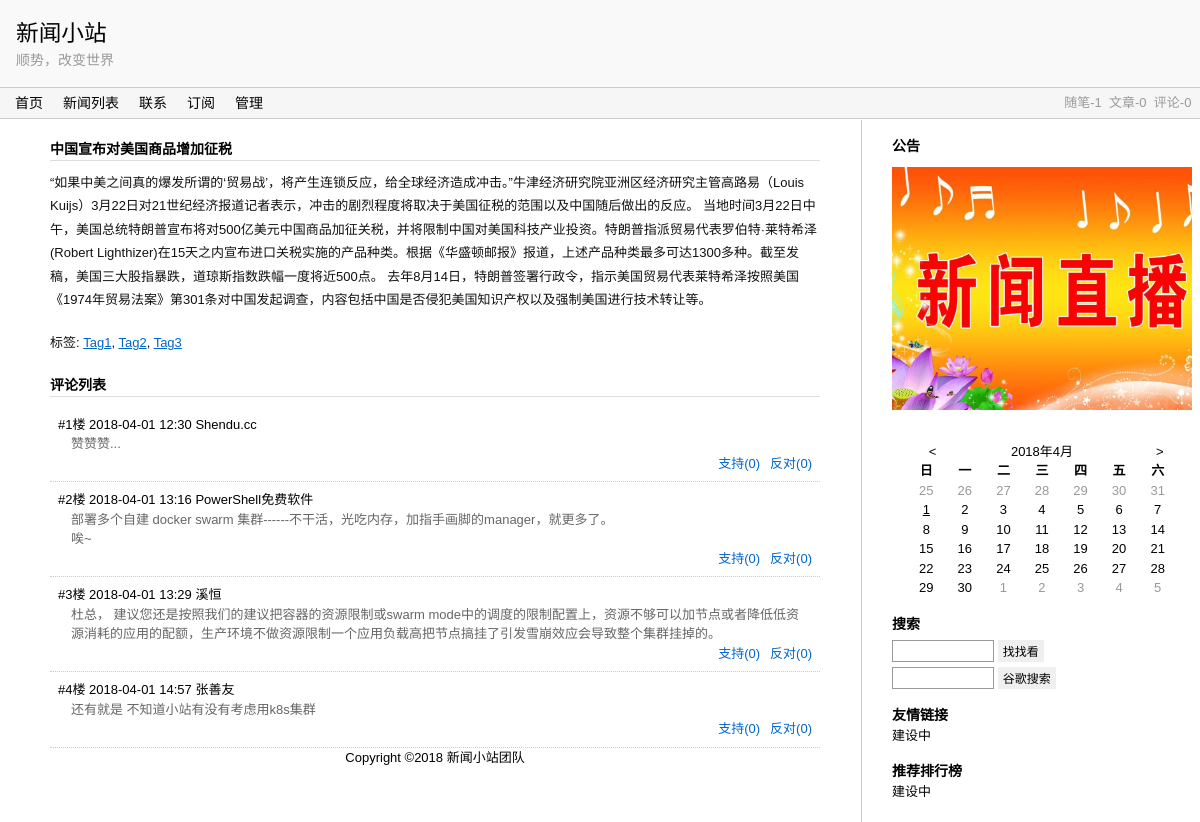
Screenshot of /news/1 with the database file from the repository.
### news/models.py (models this page shows)
class News(models.Model):
    title = models.CharField(max_length=200)
    author = models.CharField(max_length=50)
    detail = models.CharField(max_length=50)
    content = models.TextField()
    uid = models.IntegerField()
    tid = models.IntegerField()

### news/views.py (the view)
# urls.py: url(r'^news/(.*?)$', news_views.news),
def news(request, nid):
    path = os.path.join(BASE_DIR, "templates/static_all/")
    if os.path.exists(path+str(nid)+".html"):
        return render(request, path+str(nid)+".html")
    else:
        thisnews = list(News.objects.filter(id=nid).values("id", "title", "author", "content"))[0]
        return render(request, "news.html", {"thisnews": thisnews, })

### templates/news.html (shortened to what this page needs)
<!DOCTYPE html>
<html lang="zh-cn"><head>
{% load static %}
<link type="text/css" rel="stylesheet" href={% static "css/blog-common.css" %}>
<link id="MainCss" type="text/css" rel="stylesheet" href={% static "css/bundle-LessIsMoreRight.css" %}>
<link id="mobile-style" media="only screen and (max-width: 767px)" type="text/css" rel="stylesheet" href= {% static "css/bundle-LessIsMoreRight-mobile.css" %}>
</head>
<body><div id="MathJax_Message" style="display: none;"></div>
<div id="home">
<div id="header">
	<div id="blogTitle">
<div class="title"><a id="Header1_HeaderTitle" class="headermaintitle" href="/">新闻小站</a></div>
<div class="subtitle">顺势，改变世界</div>
	</div>
	<div id="navigator">
<ul id="navList">
<li id="nav_myhome"><a id="blog_nav_myhome" class="menu" href="/">首页</a></li>
<li id="nav_newpost"><a id="blog_nav_newpost" class="menu" rel="nofollow" href="/list">新闻列表</a></li>
<li id="nav_contact"><a id="blog_nav_contact" class="menu" rel="nofollow" href="mailto:e-liukeli@163.com">联系</a></li>
<li id="nav_rss"><a id="blog_nav_rss" class="menu" href="/">订阅</a>
<li id="nav_admin"><a id="blog_nav_admin" class="menu" rel="nofollow" href="/admin">管理</a></li>
</ul>
		<div class="blogStats">
			<div id="blog_stats">
随笔-1&nbsp;
文章-0&nbsp;
评论-0&nbsp;
</div>
		</div>
	</div>
</div>
<div id="main">
	<div id="mainContent">
	<div class="forFlow">
<div id="post_detail">
<div id="topics">
	<div class="post">
		<h1 class="postTitle">
			<a id="cb_post_title_url" class="postTitle2" href="/news/{{thisnews.id}}">{{thisnews.title}}</a>
		</h1>
		<div class="postBody">
			<div id="cnblogs_post_body" class="blogpost-body">{{thisnews.content | safe}}</div><div id="MySignature"></div>
<div id="blog_post_info_block">
<div id="EntryTag">标签: <a href="...">Tag1</a>, <a href="...">Tag2</a>, <a href="...">Tag3</a></div>
</div>
</div><a name="!comments"></a><div id="blog-comments-placeholder"><div id="comments_pager_top"></div>
<div class="feedback_area_title">评论列表</div>
		<div class="feedbackItem">
			<div class="feedbackListSubtitle">
				<div class="feedbackManage">
				</div>
				<a href="https://www.cnblogs.com/cmt/p/8683754.html#3939255" class="layer">#1楼</a><a name="3939255" id="comment_anchor_3939255"></a>  <span class="comment_date">2018-04-01 12:30</span> <a id="a_comment_author_3939255" href="http://www.cnblogs.com/dacc123/" target="_blank">Shendu.cc</a> <a href="http://msg.cnblogs.com/send/Shendu.cc" title="发送站内短消息" class="sendMsg2This">&nbsp;</a>
			</div>
			<div class="feedbackCon">
				<div id="comment_body_3939255" class="blog_comment_body">赞赞赞...</div><div class="comment_vote"><a href="javascript:void(0);" class="comment_digg" onclick="return voteComment(3939255,&#39;Digg&#39;,this)">支持(0)</a><a href="javascript:void(0);" class="comment_bury" onclick="return voteComment(3939255,&#39;Bury&#39;,this)">反对(0)</a></div><span id="comment_3939255_avatar" style="display:none;">http://pic.cnblogs.com/face/948150/20180129122233.png</span>
			</div>
		</div>
		<div class="feedbackItem">
			<div class="feedbackListSubtitle">
				<div class="feedbackManage">
				</div>
				<a href="https://www.cnblogs.com/cmt/p/8683754.html#3939293" class="layer">#2楼</a><a name="3939293" id="comment_anchor_3939293"></a>  <span class="comment_date">2018-04-01 13:16</span> <a id="a_comment_author_3939293" href="http://www.cnblogs.com/piapia/" target="_blank">PowerShell免费软件</a> <a href="http://msg.cnblogs.com/send/PowerShell%E5%85%8D%E8%B4%B9%E8%BD%AF%E4%BB%B6" title="发送站内短消息" class="sendMsg2This">&nbsp;</a>
			</div>
			<div class="feedbackCon">
				<div id="comment_body_3939293" class="blog_comment_body">部署多个自建 docker swarm 集群------不干活，光吃内存，加指手画脚的manager，就更多了。<br>唉~</div><div class="comment_vote"><a href="javascript:void(0);" class="comment_digg" onclick="return voteComment(3939293,&#39;Digg&#39;,this)">支持(0)</a><a href="javascript:void(0);" class="comment_bury" onclick="return voteComment(3939293,&#39;Bury&#39;,this)">反对(0)</a></div>
			</div>
		</div>
		<div class="feedbackItem">
			<div class="feedbackListSubtitle">
				<div class="feedbackManage">
				</div>
				<a href="https://www.cnblogs.com/cmt/p/8683754.html#3939299" class="layer">#3楼</a><a name="3939299" id="comment_anchor_3939299"></a>  <span class="comment_date">2018-04-01 13:29</span> <a id="a_comment_author_3939299" href="http://home.cnblogs.com/u/875079/" target="_blank">溪恒</a> <a href="http://msg.cnblogs.com/send/%E6%BA%AA%E6%81%92" title="发送站内短消息" class="sendMsg2This">&nbsp;</a>
			</div>
			<div class="feedbackCon">
				<div id="comment_body_3939299" class="blog_comment_body">杜总， 建议您还是按照我们的建议把容器的资源限制或swarm mode中的调度的限制配置上，资源不够可以加节点或者降低低资源消耗的应用的配额，生产环境不做资源限制一个应用负载高把节点搞挂了引发雪崩效应会导致整个集群挂掉的。</div><div class="comment_vote"><a href="javascript:void(0);" class="comment_digg" onclick="return voteComment(3939299,&#39;Digg&#39;,this)">支持(0)</a><a href="javascript:void(0);" class="comment_bury" onclick="return voteComment(3939299,&#39;Bury&#39;,this)">反对(0)</a></div>
			</div>
		</div>
		<div class="feedbackItem">
			<div class="feedbackListSubtitle">
				<div class="feedbackManage">
				</div>
				<a href="https://www.cnblogs.com/cmt/p/8683754.html#3939354" class="layer">#4楼</a> <span class="comment_date">2018-04-01 14:57</span> <a id="a_comment_author_3939354" href="http://www.cnblogs.com/shanyou/" target="_blank">张善友</a> <a href="http://msg.cnblogs.com/send/%E5%BC%A0%E5%96%84%E5%8F%8B" title="发送站内短消息" class="sendMsg2This"></a>
			</div>
			<div class="feedbackCon">
				<div id="comment_body_3939354" class="blog_comment_body">还有就是 不知道小站有没有考虑用k8s集群</div><div class="comment_vote"><a href="javascript:void(0);" class="comment_digg" onclick="return voteComment(3939354,&#39;Digg&#39;,this)">支持(0)</a><a href="javascript:void(0);" class="comment_bury" onclick="return voteComment(3939354,&#39;Bury&#39;,this)">反对(0)</a></div><span id="comment_3939354_avatar" style="display:none;">http://pic.cnblogs.com/face/u510.jpg</span>
			</div>
		</div>
	<div id="comments_pager_bottom"></div></div><script type="text/javascript">var commentManager = new blogCommentManager();commentManager.renderComments(0);</script>
	<div id="sideBar">
		<div id="sideBarMain">
<div class="newsItem">
<h3 class="catListTitle">公告</h3>
	<div id="blog-news">
<p style="margin:10px 0"><a href="/news/1"><img src={% static "css/news.png" alt="" %}></a></p><script>getFollowStatus('bd42420b-63cf-dd11-9e4d-001cf0cd104b')</script></div></div><script type="text/javascript">loadBlogNews();</script>
</div>
			<div id="calendar"><div id="blog-calendar" style=""><table id="blogCalendar" class="Cal" cellspacing="0" cellpadding="0" title="Calendar">
	<tbody><tr><td colspan="7"><table class="CalTitle" cellspacing="0">
		<tbody><tr><td class="CalNextPrev"><a href="javascript:void(0);" onclick="loadBlogCalendar(&#39;2018/03/01&#39;);return false;">&lt;</a></td><td align="center">2018年4月</td><td class="CalNextPrev" align="right"><a href="javascript:void(0);" onclick="loadBlogCalendar(&#39;2018/05/01&#39;);return false;">&gt;</a></td></tr>
	</tbody></table></td></tr><tr><th class="CalDayHeader" align="center" abbr="日" scope="col">日</th><th class="CalDayHeader" align="center" abbr="一" scope="col">一</th><th class="CalDayHeader" align="center" abbr="二" scope="col">二</th><th class="CalDayHeader" align="center" abbr="三" scope="col">三</th><th class="CalDayHeader" align="center" abbr="四" scope="col">四</th><th class="CalDayHeader" align="center" abbr="五" scope="col">五</th><th class="CalDayHeader" align="center" abbr="六" scope="col">六</th></tr><tr><td class="CalOtherMonthDay" align="center">25</td><td class="CalOtherMonthDay" align="center">26</td><td class="CalOtherMonthDay" align="center">27</td><td class="CalOtherMonthDay" align="center">28</td><td class="CalOtherMonthDay" align="center">29</td><td class="CalOtherMonthDay" align="center">30</td><td class="CalOtherMonthDay" align="center">31</td></tr><tr><td class="CalTodayDay" align="center"><a href="http://www.cnblogs.com/cmt/archive/2018/04/01.html"><u>1</u></a></td><td align="center">2</td><td align="center">3</td><td align="center">4</td><td align="center">5</td><td align="center">6</td><td class="CalWeekendDay" align="center">7</td></tr><tr><td class="CalWeekendDay" align="center">8</td><td align="center">9</td><td align="center">10</td><td align="center">11</td><td align="center">12</td><td align="center">13</td><td class="CalWeekendDay" align="center">14</td></tr><tr><td class="CalWeekendDay" align="center">15</td><td align="center">16</td><td align="center">17</td><td align="center">18</td><td align="center">19</td><td align="center">20</td><td class="CalWeekendDay" align="center">21</td></tr><tr><td class="CalWeekendDay" align="center">22</td><td align="center">23</td><td align="center">24</td><td align="center">25</td><td align="center">26</td><td align="center">27</td><td class="CalWeekendDay" align="center">28</td></tr><tr><td class="CalWeekendDay" align="center">29</td><td align="center">30</td><td class="CalOtherMonthDay" align="center">1</td><td class="CalOtherMonthDay" align="center">2</td><td class="CalOtherMonthDay" align="center">3</td><td class="CalOtherMonthDay" align="center">4</td><td class="CalOtherMonthDay" align="center">5</td></tr>
</tbody></table></div><script type="text/javascript">loadBlogDefaultCalendar();</script></div>
			<div id="leftcontentcontainer">
				<div id="blog-sidecolumn"><div id="sidebar_search" class="sidebar-block">
<div id="sidebar_search" class="mySearch">
<h3 class="catListTitle">搜索</h3>
<div id="sidebar_search_box">
<div id="widget_my_zzk" class="div_my_zzk"><input type="text" id="q" onkeydown="return zzk_go_enter(event);" class="input_my_zzk">&nbsp;<input onclick="zzk_go()" type="button" value="找找看" id="btnZzk" class="btn_my_zzk"></div>
<div id="widget_my_google" class="div_my_zzk"><input type="text" name="google_q" id="google_q" onkeydown="return google_go_enter(event)" class="input_my_zzk">&nbsp;<input onclick="google_go()" type="button" value="谷歌搜索" class="btn_my_zzk"></div>
</div>
</div>
</div><div id="sidebar_shortcut" class="sidebar-block">
<div class="catListLink">
<div class="catList">
<h3 class="catListTitle">友情链接</h3>
<a href = "">建设中</a>
</div>
</div><div id="sidebar_recentcomments" class="sidebar-block"><div id="recent_comments_wrap">
<div class="catListComment">
<h3 class="catListTitle">推荐排行榜</h3>
<a href = "">建设中</a>
</div></div></div></div><script type="text/javascript">loadBlogSideColumn();</script>
			</div>
		</div>
	</div>
	</div>
	<div id="footer">
Copyright ©2018 新闻小站团队
	</div>
</div>
</body></html>

### allstatic/css/blog-common.css (style rules this page uses)
body { font-family:Helvetica,Verdana,Arial,sans-serif }
input[type=button] { -webkit-appearance:button }
img { border:0 }
#blog_post_info_block { margin-top:20px }
#EntryTag { margin-top:0!important }
.sendMsg2This:link,.sendMsg2This:visited,.sendMsg2This:active { font-size:12px;text-decoration:none;background:url('/images/icoMsg.gif') no-repeat top left;padding-left:20px }
.div_my_zzk { margin-top:5px;margin-bottom:5px }
.input_my_zzk { width:100px;vertical-align:middle;height:20px }
input.btn_my_zzk { vertical-align:middle;height:22px;font-size:12px;padding-left:5px;padding-right:5px }
.blog_comment_body { word-wrap:break-word;overflow:hidden }
#cnblogs_post_body { margin-bottom:20px }
.Cal { width:100% }
.CalTitle { width:100% }
.comment_vote { text-align:right }
.comment_vote a { text-decoration:none!important;padding-left:10px }
#cnblogs_post_body { word-break:break-word }
#blog-news { overflow:hidden }

### allstatic/css/bundle-LessIsMoreRight.css (style rules this page uses)
* { margin:0;padding:0 }
body { color:#000;background:#fff;font-family:Verdana,Arial,Helvetica,sans-serif;font-size:13px;line-height:1.5 }
img { border:0 }
li { list-style:none }
input,textarea { border:1px solid #999 }
h1,h2,h3,h4,h5,h6,th { font-weight:bold;color:#000 }
a { text-decoration:none;color:#000 }
#header { background:#f9f9f9 }
#mainContent { margin-right:330px }
#sideBar { position:absolute;width:300px;border-left:1px solid #ccc;border-top-width:0;overflow:hidden;padding:0 8px 20px 30px;top:120px;right:0 }
.forFlow { margin:0 50px 0 50px }
#footer { text-align:center }
#blogTitle { padding:16px }
#blogTitle .title { font-size:17pt }
#blogTitle .subtitle { font-size:10.5pt;color:#999 }
#navigator { background:#f6f6f6;border-top:1px solid #ccc;border-bottom:1px solid #ccc;border-width:1px;height:30px;line-height:30px;color:#999;padding-left:15px;padding-right:5px;padding-top:2px\9 }
.blogStats { float:right;color:#999 }
#navList li { float:left;margin-right:20px;font-size:10.5pt }
#sideBar h3,#MyIng .ing_title { margin:16px 0 0 0;font-size:14px;text-align:left }
#calendar { margin-top:16px;text-align:center }
#calendar table { width:90%;margin:0 auto }
#calendar .CalOtherMonthDay { color:#999 }
.postTitle,.entrylistPosttitle,.feedback_area_title { border-bottom:1px solid #ddd;font-size:14px;font-weight:bold;margin:20px 0 10px }
.postBody { color:#111;font-size:13px;line-height:1.8 }
.postCon a,.postBody a,.feedbackCon a { text-decoration:underline;color:#06c }
.feedbackItem { padding:8px;border-bottom:1px dotted #ccc }
.feedbackManage { float:right }
.feedbackCon { margin-left:1em;color:#666;line-height:1.5 }
.btn_my_zzk { border:0 }
#sideBarMain { padding-left:0 }
#EntryTag { margin-top:10px }
.newsItem p a:link,.newsItem p a:visited { color:#06c }
h1.postTitle a { line-height:1.5 }

### allstatic/css/bundle-LessIsMoreRight-mobile.css (style rules this page uses)
body { font-size:14px!important;font-family:'PingFang SC','Helvetica Neue','Helvetica','Arial',sans-serif }
#blog_nav_rss { display:none!important }
#blog_nav_newpost { display:none!important }
img { max-width:300px!important;height:auto }
#sidebar_search_box input[type=text] { width:260px }
body { font-family:'HanHei SC','PingFang SC','Helvetica Neue','Helvetica','STHeitiSC-Light','Arial',sans-serif }
.forFlow { margin:0 10px }
#mainContent { margin-right:0 }
#sideBar { width:auto;position:relative }

### rows the page displays
News: title "中国宣布对美国商品增加征税", content "“如果中美之间真的爆发所谓的‘贸易战’，将产生连锁反应，给全球经济造成冲击。”牛津经济研究院亚洲区经济研究主管高路易（Louis Kuijs）3月22日对21世纪经济报道记者表示，冲击的剧烈程度将取决于美国征税的范围以及中国随后做出的反应。 当地时间3月22日中午，美国总统特朗普宣布将对500亿美元中国商品加征关税，并将限制中国对美国科技产业投资。特朗普指派贸易代表罗伯特·莱特希泽(Robert Lighthizer)在15天之内宣布进口关税实施的产品种类。根据《华盛顿邮报》报道，上述产品种类最多可达1300多种。截至发稿，美国三大股指暴跌，道琼斯指数跌幅一度将近500点。 去年8月14日，特朗普签署行政令，指示美国贸易代表莱特希泽按照美国《1974年贸易法案》第301条对中国发起调查，内容包括中国是否侵犯美国知识产权以及强制美国进行技术转让等。"
